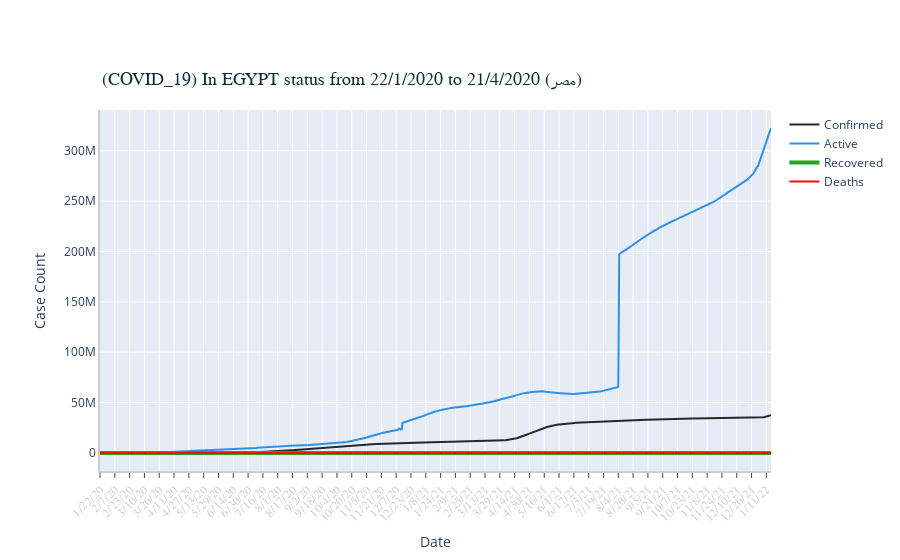

Source (notebook cell):
### Code cell
ts_array=[confirmed_Egypt_ts,active_Egypt_ts,recovered_Egypt_ts, deaths_Egypt_ts]
labels = ['Confirmed','Active','Recovered','Deaths']
colors = [color_arr[5],color_arr[0], color_arr[2], color_arr[3]]
mode_size = [8,8,12,8]
line_size = [2,2,4,2]
# Calling the draw plot function defined above
fig_2 = draw_plot(
                ts_array=ts_array,
                ts_label=labels,
                title = "(COVID_19) In EGYPT status from 22/1/2020 to 21/4/2020 (مصر)",
                colors=colors,
                mode_size=mode_size,
                line_size=line_size,
                x_axis_title = "Date",
                y_axis_title = "Case Count",
                tickangle = 315,
                yaxis_type = "",
                additional_annotations=[]
                )

fig_2.show()

### Figure 1 — Plotly figure (JSON) as saved in the notebook; plotly's stock layout.template omitted (floating-point values rounded to 4 significant figures; data arrays with more than 128 entries replaced by an {"elided": "..."} marker saying what was removed)
{"data": [{"connectgaps": true, "line": {"color": "#222A2A", "width": 2}, "name": "Confirmed", "type": "scatter", "x": {"elided": "726 str values"}, "y": {"elided": "726 int values"}}, {"connectgaps": true, "line": {"color": "#2E91E5", "width": 2}, "name": "Active", "type": "scatter", "x": {"elided": "726 str values"}, "y": {"elided": "726 int values"}}, {"connectgaps": true, "line": {"color": "#1CA71C", "width": 4}, "name": "Recovered", "type": "scatter", "x": {"elided": "726 str values"}, "y": {"elided": "726 int values"}}, {"connectgaps": true, "line": {"color": "#FB0D0D", "width": 2}, "name": "Deaths", "type": "scatter", "x": {"elided": "726 str values"}, "y": {"elided": "726 int values"}}], "layout": {"annotations": [{"font": {"color": "#072F39", "family": "Times new roman", "size": 18}, "showarrow": false, "text": "(COVID_19) In EGYPT status from 22/1/2020 to 21/4/2020 (مصر)", "x": 0, "xanchor": "left", "xref": "paper", "y": 1.05, "yanchor": "bottom", "yref": "paper"}], "autosize": true, "margin": {"autoexpand": true, "l": 100, "r": 20, "t": 110}, "showlegend": true, "xaxis": {"linecolor": "rgb(204,204,204)", "linewidth": 2, "showgrid": true, "showline": true, "showticklabels": true, "tickangle": -45, "tickfont": {"color": "rgb(204,204,204)", "family": "Times new roman", "size": 12}, "ticks": "outside", "title": {"text": "Date"}}, "yaxis": {"linecolor": "rgb(204,204,204)", "linewidth": 2, "showgrid": true, "showline": true, "showticklabels": true, "title": {"text": "Case Count"}}}}
